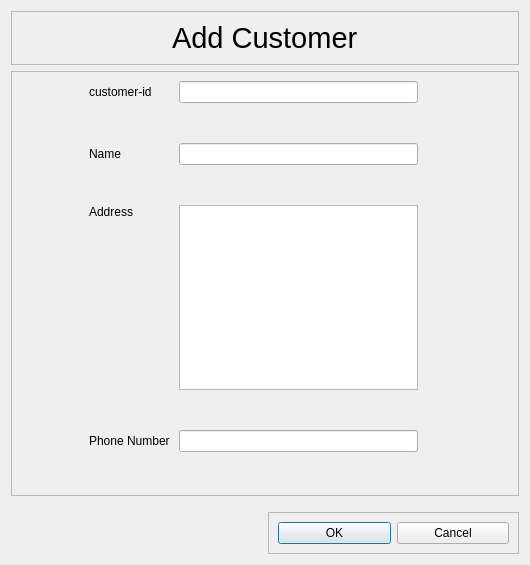
<?xml version="1.0" encoding="UTF-8"?>
<ui version="4.0">
 <class>Dialog</class>
 <widget class="QDialog" name="Dialog">
  <property name="geometry">
   <rect>
    <x>0</x>
    <y>0</y>
    <width>530</width>
    <height>565</height>
   </rect>
  </property>
  <property name="windowTitle">
   <string>Dialog</string>
  </property>
  <layout class="QGridLayout" name="gridLayout_4">
   <item row="0" column="0" colspan="2">
    <widget class="QFrame" name="frame">
     <property name="frameShape">
      <enum>QFrame::StyledPanel</enum>
     </property>
     <property name="frameShadow">
      <enum>QFrame::Raised</enum>
     </property>
     <layout class="QGridLayout" name="gridLayout">
      <item row="0" column="0" alignment="Qt::AlignHCenter">
       <widget class="QLabel" name="label">
        <property name="font">
         <font>
          <pointsize>22</pointsize>
         </font>
        </property>
        <property name="text">
         <string>Add Customer</string>
        </property>
       </widget>
      </item>
     </layout>
    </widget>
   </item>
   <item row="1" column="0" colspan="2">
    <widget class="QFrame" name="frame_2">
     <property name="frameShape">
      <enum>QFrame::StyledPanel</enum>
     </property>
     <property name="frameShadow">
      <enum>QFrame::Raised</enum>
     </property>
     <layout class="QGridLayout" name="gridLayout_2">
      <item row="5" column="4">
       <spacer name="verticalSpacer_3">
        <property name="orientation">
         <enum>Qt::Vertical</enum>
        </property>
        <property name="sizeHint" stdset="0">
         <size>
          <width>20</width>
          <height>40</height>
         </size>
        </property>
       </spacer>
      </item>
      <item row="4" column="2">
       <spacer name="horizontalSpacer_2">
        <property name="orientation">
         <enum>Qt::Horizontal</enum>
        </property>
        <property name="sizeHint" stdset="0">
         <size>
          <width>40</width>
          <height>20</height>
         </size>
        </property>
       </spacer>
      </item>
      <item row="4" column="6">
       <spacer name="horizontalSpacer_7">
        <property name="orientation">
         <enum>Qt::Horizontal</enum>
        </property>
        <property name="sizeHint" stdset="0">
         <size>
          <width>40</width>
          <height>20</height>
         </size>
        </property>
       </spacer>
      </item>
      <item row="4" column="5">
       <spacer name="horizontalSpacer_5">
        <property name="orientation">
         <enum>Qt::Horizontal</enum>
        </property>
        <property name="sizeHint" stdset="0">
         <size>
          <width>40</width>
          <height>20</height>
         </size>
        </property>
       </spacer>
      </item>
      <item row="2" column="4">
       <widget class="QLineEdit" name="nameInput"/>
      </item>
      <item row="4" column="1">
       <spacer name="horizontalSpacer_6">
        <property name="orientation">
         <enum>Qt::Horizontal</enum>
        </property>
        <property name="sizeHint" stdset="0">
         <size>
          <width>40</width>
          <height>20</height>
         </size>
        </property>
       </spacer>
      </item>
      <item row="6" column="4">
       <widget class="QLineEdit" name="phoneNumber1Input"/>
      </item>
      <item row="4" column="7">
       <spacer name="horizontalSpacer_3">
        <property name="orientation">
         <enum>Qt::Horizontal</enum>
        </property>
        <property name="sizeHint" stdset="0">
         <size>
          <width>40</width>
          <height>20</height>
         </size>
        </property>
       </spacer>
      </item>
      <item row="7" column="4">
       <spacer name="verticalSpacer_4">
        <property name="orientation">
         <enum>Qt::Vertical</enum>
        </property>
        <property name="sizeHint" stdset="0">
         <size>
          <width>20</width>
          <height>40</height>
         </size>
        </property>
       </spacer>
      </item>
      <item row="4" column="8">
       <spacer name="horizontalSpacer">
        <property name="orientation">
         <enum>Qt::Horizontal</enum>
        </property>
        <property name="sizeHint" stdset="0">
         <size>
          <width>40</width>
          <height>20</height>
         </size>
        </property>
       </spacer>
      </item>
      <item row="4" column="0">
       <spacer name="horizontalSpacer_4">
        <property name="orientation">
         <enum>Qt::Horizontal</enum>
        </property>
        <property name="sizeHint" stdset="0">
         <size>
          <width>40</width>
          <height>20</height>
         </size>
        </property>
       </spacer>
      </item>
      <item row="2" column="3">
       <widget class="QLabel" name="nameLabel">
        <property name="text">
         <string>Name</string>
        </property>
       </widget>
      </item>
      <item row="4" column="3" alignment="Qt::AlignTop">
       <widget class="QLabel" name="addressLabel">
        <property name="text">
         <string>Address</string>
        </property>
       </widget>
      </item>
      <item row="4" column="4">
       <widget class="QTextEdit" name="AdressInput"/>
      </item>
      <item row="6" column="3">
       <widget class="QLabel" name="phoneNumber1Label">
        <property name="text">
         <string>Phone Number </string>
        </property>
       </widget>
      </item>
      <item row="3" column="4">
       <spacer name="verticalSpacer_2">
        <property name="orientation">
         <enum>Qt::Vertical</enum>
        </property>
        <property name="sizeHint" stdset="0">
         <size>
          <width>20</width>
          <height>40</height>
         </size>
        </property>
       </spacer>
      </item>
      <item row="0" column="4">
       <widget class="QLineEdit" name="phoneNumber2Input"/>
      </item>
      <item row="0" column="3">
       <widget class="QLabel" name="phoneNumber2Label">
        <property name="text">
         <string>customer-id</string>
        </property>
       </widget>
      </item>
      <item row="1" column="4">
       <spacer name="verticalSpacer_5">
        <property name="orientation">
         <enum>Qt::Vertical</enum>
        </property>
        <property name="sizeHint" stdset="0">
         <size>
          <width>20</width>
          <height>40</height>
         </size>
        </property>
       </spacer>
      </item>
     </layout>
    </widget>
   </item>
   <item row="3" column="1">
    <widget class="QFrame" name="frame_3">
     <property name="frameShape">
      <enum>QFrame::StyledPanel</enum>
     </property>
     <property name="frameShadow">
      <enum>QFrame::Raised</enum>
     </property>
     <layout class="QGridLayout" name="gridLayout_3">
      <item row="0" column="0">
       <widget class="QPushButton" name="OkButton">
        <property name="text">
         <string>OK</string>
        </property>
       </widget>
      </item>
      <item row="0" column="1">
       <widget class="QPushButton" name="CancelButton">
        <property name="text">
         <string>Cancel</string>
        </property>
       </widget>
      </item>
     </layout>
    </widget>
   </item>
   <item row="2" column="1">
    <spacer name="verticalSpacer">
     <property name="orientation">
      <enum>Qt::Vertical</enum>
     </property>
     <property name="sizeHint" stdset="0">
      <size>
       <width>20</width>
       <height>40</height>
      </size>
     </property>
    </spacer>
   </item>
  </layout>
 </widget>
 <resources/>
 <connections/>
</ui>
